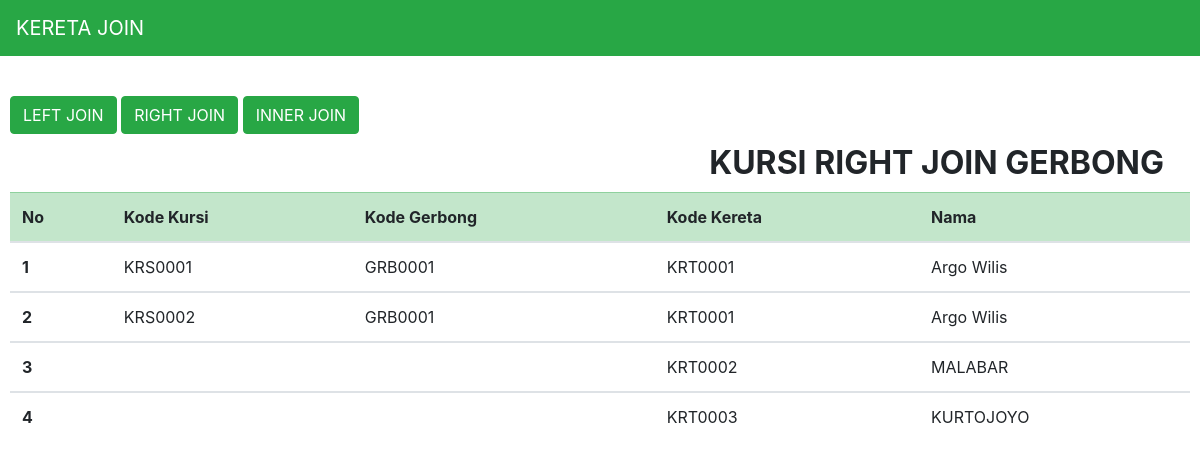
The app's page /kereta/index.php/welcome/index1 with its own data.
### tables this page shows
CREATE TABLE `kursi` (
  `kd_kursi` varchar(50) NOT NULL,
  `kd_gerbong` varchar(50) NOT NULL,
  `kd_kereta` varchar(50) NOT NULL
);

CREATE TABLE `lokomotif` (
  `kd_kereta` varchar(50) NOT NULL,
  `nama` varchar(50) NOT NULL
);

### kereta/application/controllers/Welcome.php (called while the page is built, shortened)
<?php
class Welcome extends CI_Controller {
	function  __construct(){
		$this->load->model('M_Mod');
	}
	public function index1()
	{
		$data1['tb_rj']=$this->M_Mod->lj_lokomotif_kursi()->result();
		$this->load->view('Right_Join',$data1);
	}
}

### kereta/index.php (called while the page is built, shortened)
<?php
require_once BASEPATH.'core/CodeIgniter.php';

### kereta/application/models/M_Mod.php (called while the page is built, shortened)
<?php
class M_Mod extends CI_Model {
    public function lj_lokomotif_kursi()
    {
      $hasil=$this->db->query("SELECT lokomotif.kd_kereta,nama,kd_kursi,kd_gerbong from lokomotif left join kursi on lokomotif.kd_kereta=kursi.kd_kereta");
      return $hasil;
    }
}

### kereta/application/views/Right_Join.php (the view, shortened to what this page needs)
?><!DOCTYPE html>
<?php include "Head.php"; ?>
<div class="container-fluid">
		<div class="row" style="padding-top:40px;padding-left:10px;padding-right:10px;">
		<br>
		<br>
    <div class="">
			<a href="<?php echo site_url(); ?>/Welcome/index"><button class="btn btn-success" type="button">LEFT JOIN</button></a>
			<a href="<?php echo site_url(); ?>/Welcome/index1"><button class="btn btn-success" type="button">RIGHT JOIN</button></a>
			<a href="<?php echo site_url(); ?>/Welcome/index2"><button class="btn btn-success" type="button">INNER JOIN</button></a>
		</div>
		<br><br><br><br>
			<div style="padding-left:350px;">
				<br><br>
				<h2><b>KURSI RIGHT JOIN GERBONG</b></h2>
			</div>
    <table class="table table-hover">
      <thead class="table-success">
        <tr >
          <th scope="col">No</th>
          <th scope="col">Kode Kursi</th>
          <th scope="col">Kode Gerbong</th>
          <th scope="col">Kode Kereta</th>
          <th scope="col">Nama</th>
        </tr>
      </thead>
          <?php $j=1;
              foreach($tb_rj as $key){ ?>
                <tbody>
                  <tr class="table-dafault">
                    <th scope="row"><?php echo $j ?></th>
                    <td><?php echo $key->kd_kursi ?></td>
                    <td><?php echo $key->kd_gerbong ?></td>
                    <td><?php echo $key->kd_kereta ?></td>
                    <td><?php echo $key->nama ?></td>
                  </tr>
                </tbody>
          <?php $j++; }
          ?>
          </table>
			</div>
		</div>
				</html>
<?php include "Foot.php"; ?>

### records on screen
kursi: kd_kursi "KRS0001", kd_gerbong "GRB0001", kd_kereta.kd_kereta "KRT0001", kd_kereta.nama "Argo Wilis"
kursi: kd_kursi "KRS0002", kd_gerbong "GRB0001", kd_kereta.kd_kereta "KRT0001", kd_kereta.nama "Argo Wilis"
lokomotif: kd_kereta "KRT0002", nama "MALABAR"
lokomotif: kd_kereta "KRT0003", nama "KURTOJOYO"
